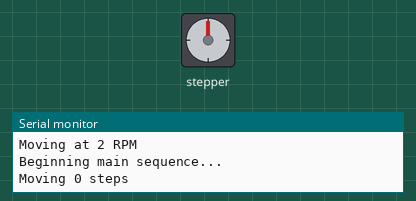
Bench run of a sketch on a simulated Arduino Uno, built with avr-gcc and run on an emulated ATmega328P. On the bench: stepper motor, the last lines printed to the serial monitor. Stepper angles assume 2048 steps per turn.

Above: at 0.1 s.
At 11.9 s:
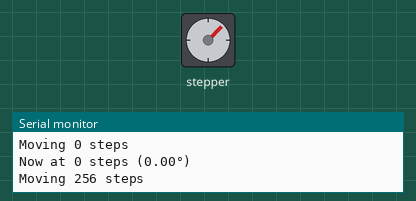
At 23.8 s:
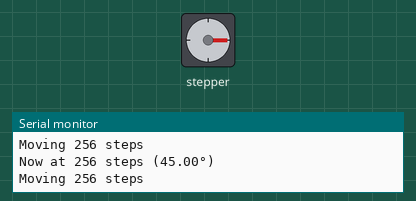
At 35.7 s:
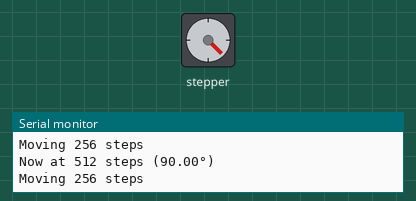
Timing chart, 0 to 37.2 s (numbered marks = the images above):
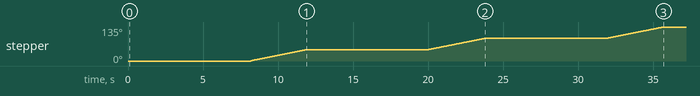

The sketch:

stepper.ino
```cpp
#include <Stepper.h>


const int STEPS_PER_REV = 2048;  // 28BYJ-48 has 2048 steps/rev (with gear reduction)

// Pins connected to ULN2003 driver (IN1, IN2, IN3, IN4)
Stepper stepper(STEPS_PER_REV, 8, 10, 9, 11);

// Movement parameters
const int STEPS_FOR_180_DEG = STEPS_PER_REV / 2;
int currentStepPosition = 0;
int rpm = 2; // Start with slow speed

// Position targets (in steps)
const int POSITIONS[] = {
  0,                          // 0°
  STEPS_FOR_180_DEG / 4,      // 45°
  STEPS_FOR_180_DEG / 2,      // 90°
  STEPS_FOR_180_DEG * 3 / 4,  // 135°
  STEPS_FOR_180_DEG           // 180°
};

void setup() {
  Serial.begin(115200);
  while (!Serial); // Wait for serial connection

  Serial.println("Stepper Motor Test");
  Serial.println("------------------");

  // Initialize motor
  stepper.setSpeed(rpm);
  Serial.print("Initialized with ");
  Serial.print(STEPS_PER_REV);
  Serial.println(" steps/revolution");
  Serial.print("Moving at ");
  Serial.print(rpm);
  Serial.println(" RPM");
  Serial.println("Beginning main sequence...");
}

void loop() {
  for (int i = 0; i < sizeof(POSITIONS)/sizeof(POSITIONS[0]); i++) {
    moveToPosition(POSITIONS[i]);
    printPosition(POSITIONS[i]);
    delay(8000); // 10 second pause
  }

  // Return path
  for (int i = sizeof(POSITIONS)/sizeof(POSITIONS[0])-2; i >= 0; i--) {
    moveToPosition(POSITIONS[i]);
    printPosition(POSITIONS[i]);
    delay(8000); // 10 second pause
  }
}

void moveToPosition(int target) {
  int stepsToMove = target - currentStepPosition;
  Serial.print("Moving ");
  Serial.print(stepsToMove);
  Serial.println(" steps");

  stepper.step(stepsToMove);
  currentStepPosition = target;

  // Add small delay between steps for smoother movement
  delay(100);
}

void printPosition(int pos) {
  float angle = (pos * 180.0) / STEPS_FOR_180_DEG;
  Serial.print("Now at ");
  Serial.print(pos);
  Serial.print(" steps (");
  Serial.print(angle);
  Serial.println("°)");
}
```

Measured:
- by itself, stepper: turns 45° clockwise in 3.7 s, then 45° clockwise in 3.7 s, then 45° clockwise in 3.7 s
